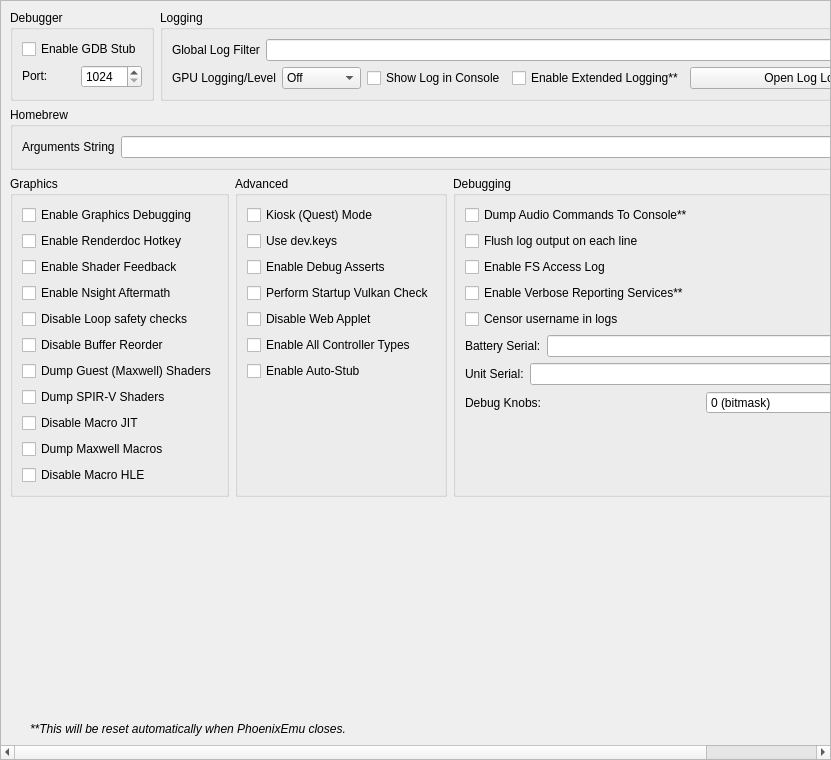
<?xml version="1.0" encoding="UTF-8"?>
<ui version="4.0">
 <class>ConfigureDebug</class>
 <widget class="QScrollArea" name="ConfigureDebug">
  <property name="geometry">
   <rect>
    <x>0</x>
    <y>0</y>
    <width>831</width>
    <height>760</height>
   </rect>
  </property>
  <property name="widgetResizable">
   <bool>true</bool>
  </property>
  <widget class="QWidget" name="widget">
   <property name="geometry">
    <rect>
     <x>0</x>
     <y>0</y>
     <width>829</width>
     <height>758</height>
    </rect>
   </property>
   <layout class="QVBoxLayout" name="verticalLayout_1">
    <item>
     <layout class="QHBoxLayout" name="horizontalLayout">
      <property name="topMargin">
       <number>0</number>
      </property>
      <item>
       <widget class="QGroupBox" name="groupBox">
        <property name="sizePolicy">
         <sizepolicy hsizetype="Preferred" vsizetype="Preferred">
          <horstretch>0</horstretch>
          <verstretch>0</verstretch>
         </sizepolicy>
        </property>
        <property name="title">
         <string>Debugger</string>
        </property>
        <property name="alignment">
         <set>Qt::AlignmentFlag::AlignLeading|Qt::AlignmentFlag::AlignLeft|Qt::AlignmentFlag::AlignTop</set>
        </property>
        <property name="flat">
         <bool>false</bool>
        </property>
        <property name="checkable">
         <bool>false</bool>
        </property>
        <layout class="QVBoxLayout" name="verticalLayout_3">
         <item>
          <widget class="QWidget" name="debug_widget" native="true">
           <property name="sizePolicy">
            <sizepolicy hsizetype="Preferred" vsizetype="Maximum">
             <horstretch>0</horstretch>
             <verstretch>0</verstretch>
            </sizepolicy>
           </property>
           <layout class="QVBoxLayout" name="verticalLayout">
            <property name="sizeConstraint">
             <enum>QLayout::SizeConstraint::SetDefaultConstraint</enum>
            </property>
            <property name="leftMargin">
             <number>0</number>
            </property>
            <property name="topMargin">
             <number>0</number>
            </property>
            <property name="rightMargin">
             <number>0</number>
            </property>
            <property name="bottomMargin">
             <number>0</number>
            </property>
            <item>
             <widget class="QCheckBox" name="toggle_gdbstub">
              <property name="sizePolicy">
               <sizepolicy hsizetype="Maximum" vsizetype="Maximum">
                <horstretch>0</horstretch>
                <verstretch>0</verstretch>
               </sizepolicy>
              </property>
              <property name="text">
               <string>Enable GDB Stub</string>
              </property>
             </widget>
            </item>
            <item>
             <widget class="QWidget" name="horizontalWidget_3" native="true">
              <property name="sizePolicy">
               <sizepolicy hsizetype="Preferred" vsizetype="Maximum">
                <horstretch>0</horstretch>
                <verstretch>0</verstretch>
               </sizepolicy>
              </property>
              <layout class="QHBoxLayout" name="horizontalLayout_3">
               <property name="leftMargin">
                <number>0</number>
               </property>
               <property name="topMargin">
                <number>0</number>
               </property>
               <property name="rightMargin">
                <number>0</number>
               </property>
               <property name="bottomMargin">
                <number>0</number>
               </property>
               <item>
                <widget class="QLabel" name="label_11">
                 <property name="sizePolicy">
                  <sizepolicy hsizetype="Minimum" vsizetype="Maximum">
                   <horstretch>0</horstretch>
                   <verstretch>0</verstretch>
                  </sizepolicy>
                 </property>
                 <property name="text">
                  <string>Port:</string>
                 </property>
                </widget>
               </item>
               <item>
                <widget class="QSpinBox" name="gdbport_spinbox">
                 <property name="sizePolicy">
                  <sizepolicy hsizetype="Preferred" vsizetype="Maximum">
                   <horstretch>0</horstretch>
                   <verstretch>0</verstretch>
                  </sizepolicy>
                 </property>
                 <property name="minimum">
                  <number>1024</number>
                 </property>
                 <property name="maximum">
                  <number>65535</number>
                 </property>
                </widget>
               </item>
              </layout>
             </widget>
            </item>
           </layout>
          </widget>
         </item>
        </layout>
       </widget>
      </item>
      <item>
       <widget class="QGroupBox" name="groupBox_2">
        <property name="sizePolicy">
         <sizepolicy hsizetype="Expanding" vsizetype="Preferred">
          <horstretch>0</horstretch>
          <verstretch>0</verstretch>
         </sizepolicy>
        </property>
        <property name="title">
         <string>Logging</string>
        </property>
        <layout class="QGridLayout" name="gridLayout_1">
         <item row="0" column="0" colspan="4">
          <widget class="QWidget" name="logging_widget" native="true">
           <property name="sizePolicy">
            <sizepolicy hsizetype="Preferred" vsizetype="Maximum">
             <horstretch>0</horstretch>
             <verstretch>0</verstretch>
            </sizepolicy>
           </property>
           <layout class="QHBoxLayout" name="horizontalLayout_1">
            <property name="leftMargin">
             <number>0</number>
            </property>
            <property name="topMargin">
             <number>0</number>
            </property>
            <property name="rightMargin">
             <number>0</number>
            </property>
            <property name="bottomMargin">
             <number>0</number>
            </property>
            <item>
             <widget class="QLabel" name="label_1">
              <property name="sizePolicy">
               <sizepolicy hsizetype="Preferred" vsizetype="Preferred">
                <horstretch>0</horstretch>
                <verstretch>0</verstretch>
               </sizepolicy>
              </property>
              <property name="text">
               <string>Global Log Filter</string>
              </property>
             </widget>
            </item>
            <item>
             <widget class="QLineEdit" name="log_filter_edit"/>
            </item>
           </layout>
          </widget>
         </item>
         <item row="1" column="0">
          <widget class="QWidget" name="gpu_log_level_widget" native="true">
           <property name="sizePolicy">
            <sizepolicy hsizetype="Preferred" vsizetype="Maximum">
             <horstretch>0</horstretch>
             <verstretch>0</verstretch>
            </sizepolicy>
           </property>
           <layout class="QHBoxLayout" name="gpu_log_level_layout">
            <property name="leftMargin">
             <number>0</number>
            </property>
            <property name="topMargin">
             <number>0</number>
            </property>
            <property name="rightMargin">
             <number>0</number>
            </property>
            <property name="bottomMargin">
             <number>0</number>
            </property>
            <item>
             <widget class="QLabel" name="gpu_log_level_label">
              <property name="text">
               <string>GPU Logging/Level</string>
              </property>
             </widget>
            </item>
            <item>
             <widget class="QComboBox" name="gpu_log_level">
              <property name="toolTip">
               <string>Detail level for GPU logs. Off disables logging entirely.</string>
              </property>
              <item>
               <property name="text">
                <string>Off</string>
               </property>
              </item>
              <item>
               <property name="text">
                <string>Errors</string>
               </property>
              </item>
              <item>
               <property name="text">
                <string>Standard</string>
               </property>
              </item>
              <item>
               <property name="text">
                <string>Verbose</string>
               </property>
              </item>
              <item>
               <property name="text">
                <string>All</string>
               </property>
              </item>
             </widget>
            </item>
           </layout>
          </widget>
         </item>
         <item row="1" column="1">
          <widget class="QCheckBox" name="toggle_console">
           <property name="text">
            <string>Show Log in Console</string>
           </property>
          </widget>
         </item>
         <item row="1" column="2">
          <widget class="QCheckBox" name="extended_logging">
           <property name="enabled">
            <bool>true</bool>
           </property>
           <property name="toolTip">
            <string>When checked, the max size of the log increases from 100 MB to 1 GB</string>
           </property>
           <property name="text">
            <string>Enable Extended Logging**</string>
           </property>
          </widget>
         </item>
         <item row="1" column="3">
          <widget class="QPushButton" name="open_log_button">
           <property name="sizePolicy">
            <sizepolicy hsizetype="Expanding" vsizetype="Maximum">
             <horstretch>1</horstretch>
             <verstretch>0</verstretch>
            </sizepolicy>
           </property>
           <property name="minimumSize">
            <size>
             <width>250</width>
             <height>0</height>
            </size>
           </property>
           <property name="text">
            <string>Open Log Location</string>
           </property>
          </widget>
         </item>
        </layout>
       </widget>
      </item>
     </layout>
    </item>
    <item>
     <widget class="QGroupBox" name="groupBox_3">
      <property name="title">
       <string>Homebrew</string>
      </property>
      <layout class="QVBoxLayout" name="verticalLayout_5">
       <item>
        <layout class="QHBoxLayout" name="horizontalLayout_4">
         <item>
          <widget class="QLabel" name="label_3">
           <property name="text">
            <string>Arguments String</string>
           </property>
          </widget>
         </item>
         <item>
          <widget class="QLineEdit" name="homebrew_args_edit"/>
         </item>
        </layout>
       </item>
      </layout>
     </widget>
    </item>
    <item>
     <layout class="QHBoxLayout" name="horizontalLayout_2">
      <item>
       <widget class="QGroupBox" name="groupBox_4">
        <property name="title">
         <string>Graphics</string>
        </property>
        <layout class="QGridLayout" name="gridLayout_2">
         <item row="4" column="0">
          <widget class="QCheckBox" name="disable_loop_safety_checks">
           <property name="toolTip">
            <string>When checked, it executes shaders without loop logic changes</string>
           </property>
           <property name="text">
            <string>Disable Loop safety checks</string>
           </property>
          </widget>
         </item>
         <item row="9" column="0">
          <widget class="QCheckBox" name="dump_macros">
           <property name="enabled">
            <bool>true</bool>
           </property>
           <property name="toolTip">
            <string>When checked, it will dump all the macro programs of the GPU</string>
           </property>
           <property name="text">
            <string>Dump Maxwell Macros</string>
           </property>
          </widget>
         </item>
         <item row="3" column="0">
          <widget class="QCheckBox" name="enable_nsight_aftermath">
           <property name="toolTip">
            <string>When checked, it enables Nsight Aftermath crash dumps</string>
           </property>
           <property name="text">
            <string>Enable Nsight Aftermath</string>
           </property>
          </widget>
         </item>
         <item row="6" column="0">
          <widget class="QCheckBox" name="dump_guest_shaders">
           <property name="enabled">
            <bool>true</bool>
           </property>
           <property name="toolTip">
            <string>When checked, it will dump original Maxwell guest shader bytecode (the input to the recompiler) as .ash files under DumpDir/shaders/. Useful for inspection with nvdisasm.</string>
           </property>
           <property name="text">
            <string>Dump Guest (Maxwell) Shaders</string>
           </property>
          </widget>
         </item>
         <item row="1" column="0">
          <widget class="QCheckBox" name="enable_renderdoc_hotkey">
           <property name="text">
            <string>Enable Renderdoc Hotkey</string>
           </property>
          </widget>
         </item>
         <item row="8" column="0">
          <widget class="QCheckBox" name="disable_macro_jit">
           <property name="enabled">
            <bool>true</bool>
           </property>
           <property name="toolTip">
            <string>When checked, it disables the macro Just In Time compiler. Enabling this makes games run slower</string>
           </property>
           <property name="text">
            <string>Disable Macro JIT</string>
           </property>
          </widget>
         </item>
         <item row="10" column="0">
          <widget class="QCheckBox" name="disable_macro_hle">
           <property name="enabled">
            <bool>true</bool>
           </property>
           <property name="toolTip">
            <string>When checked, it disables the macro HLE functions. Enabling this makes games run slower</string>
           </property>
           <property name="text">
            <string>Disable Macro HLE</string>
           </property>
          </widget>
         </item>
         <item row="0" column="0">
          <widget class="QCheckBox" name="enable_graphics_debugging">
           <property name="enabled">
            <bool>true</bool>
           </property>
           <property name="toolTip">
            <string>When checked, the graphics API enters a slower debugging mode</string>
           </property>
           <property name="text">
            <string>Enable Graphics Debugging</string>
           </property>
          </widget>
         </item>
         <item row="11" column="0">
          <spacer name="verticalSpacer_5">
           <property name="orientation">
            <enum>Qt::Orientation::Vertical</enum>
           </property>
           <property name="sizeType">
            <enum>QSizePolicy::Policy::Preferred</enum>
           </property>
           <property name="sizeHint" stdset="0">
            <size>
             <width>20</width>
             <height>0</height>
            </size>
           </property>
          </spacer>
         </item>
         <item row="2" column="0">
          <widget class="QCheckBox" name="enable_shader_feedback">
           <property name="toolTip">
            <string>When checked, PhoenixEmu will log statistics about the compiled pipeline cache</string>
           </property>
           <property name="text">
            <string>Enable Shader Feedback</string>
           </property>
          </widget>
         </item>
         <item row="5" column="0">
          <widget class="QCheckBox" name="disable_buffer_reorder">
           <property name="toolTip">
            <string>&lt;html&gt;&lt;head/&gt;&lt;body&gt;&lt;p&gt;When checked, disables reordering of mapped memory uploads which allows to associate uploads with specific draws. May reduce performance in some cases.&lt;/p&gt;&lt;/body&gt;&lt;/html&gt;</string>
           </property>
           <property name="text">
            <string>Disable Buffer Reorder</string>
           </property>
          </widget>
         </item>
         <item row="7" column="0">
          <widget class="QCheckBox" name="gpu_log_shader_dumps">
           <property name="toolTip">
            <string>When checked, it will dump the recompiler's output SPIR-V binaries (.spv) under LogDir/shaders/. Inspect via SPIRV-Tools (spirv-dis / spirv-cross / spirv-val) or RenderDoc.</string>
           </property>
           <property name="text">
            <string>Dump SPIR-V Shaders</string>
           </property>
          </widget>
         </item>
        </layout>
       </widget>
      </item>
      <item>
       <widget class="QGroupBox" name="groupBox_6">
        <property name="title">
         <string>Advanced</string>
        </property>
        <layout class="QGridLayout" name="gridLayout_4">
         <item row="3" column="0">
          <widget class="QCheckBox" name="perform_vulkan_check">
           <property name="toolTip">
            <string>Enables PhoenixEmu to check for a working Vulkan environment when the program starts up. Disable this if this is causing issues with external programs seeing PhoenixEmu.</string>
           </property>
           <property name="text">
            <string>Perform Startup Vulkan Check</string>
           </property>
          </widget>
         </item>
         <item row="4" column="0">
          <widget class="QCheckBox" name="disable_web_applet">
           <property name="text">
            <string>Disable Web Applet</string>
           </property>
          </widget>
         </item>
         <item row="5" column="0">
          <widget class="QCheckBox" name="enable_all_controllers">
           <property name="text">
            <string>Enable All Controller Types</string>
           </property>
          </widget>
         </item>
         <item row="6" column="0">
          <widget class="QCheckBox" name="use_auto_stub">
           <property name="text">
            <string>Enable Auto-Stub</string>
           </property>
          </widget>
         </item>
         <item row="0" column="0">
          <widget class="QCheckBox" name="quest_flag">
           <property name="text">
            <string>Kiosk (Quest) Mode</string>
           </property>
          </widget>
         </item>
         <item row="1" column="0">
          <widget class="QCheckBox" name="use_dev_keys">
           <property name="text">
            <string>Use dev.keys</string>
           </property>
          </widget>
         </item>
         <item row="2" column="0">
          <widget class="QCheckBox" name="use_debug_asserts">
           <property name="text">
            <string>Enable Debug Asserts</string>
           </property>
          </widget>
         </item>
         <item row="7" column="0">
          <spacer name="verticalSpacer_4">
           <property name="orientation">
            <enum>Qt::Orientation::Vertical</enum>
           </property>
           <property name="sizeType">
            <enum>QSizePolicy::Policy::Expanding</enum>
           </property>
           <property name="sizeHint" stdset="0">
            <size>
             <width>20</width>
             <height>0</height>
            </size>
           </property>
          </spacer>
         </item>
        </layout>
       </widget>
      </item>
      <item>
       <widget class="QGroupBox" name="groupBox_5">
        <property name="title">
         <string>Debugging</string>
        </property>
        <layout class="QGridLayout" name="gridLayout_3">
         <item row="6" column="0">
          <widget class="QWidget" name="serial_battery_widget" native="true">
           <property name="sizePolicy">
            <sizepolicy hsizetype="Preferred" vsizetype="Maximum">
             <horstretch>0</horstretch>
             <verstretch>0</verstretch>
            </sizepolicy>
           </property>
           <layout class="QHBoxLayout" name="horizontalLayout_11">
            <property name="leftMargin">
             <number>0</number>
            </property>
            <property name="topMargin">
             <number>0</number>
            </property>
            <property name="rightMargin">
             <number>0</number>
            </property>
            <property name="bottomMargin">
             <number>0</number>
            </property>
            <item>
             <widget class="QLabel" name="label_12">
              <property name="sizePolicy">
               <sizepolicy hsizetype="Preferred" vsizetype="Preferred">
                <horstretch>0</horstretch>
                <verstretch>0</verstretch>
               </sizepolicy>
              </property>
              <property name="text">
               <string>Battery Serial:</string>
              </property>
             </widget>
            </item>
            <item>
             <widget class="QLineEdit" name="serial_battery_edit"/>
            </item>
           </layout>
          </widget>
         </item>
         <item row="8" column="0">
          <widget class="QWidget" name="debug_knobs_widget" native="true">
           <property name="sizePolicy">
            <sizepolicy hsizetype="Preferred" vsizetype="Maximum">
             <horstretch>0</horstretch>
             <verstretch>0</verstretch>
            </sizepolicy>
           </property>
           <layout class="QHBoxLayout" name="horizontalLayout_debug_knobs">
            <property name="leftMargin">
             <number>0</number>
            </property>
            <property name="topMargin">
             <number>0</number>
            </property>
            <property name="rightMargin">
             <number>0</number>
            </property>
            <property name="bottomMargin">
             <number>0</number>
            </property>
            <item>
             <widget class="QLabel" name="label_debug_knobs">
              <property name="sizePolicy">
               <sizepolicy hsizetype="Preferred" vsizetype="Preferred">
                <horstretch>0</horstretch>
                <verstretch>0</verstretch>
               </sizepolicy>
              </property>
              <property name="text">
               <string>Debug Knobs:</string>
              </property>
             </widget>
            </item>
            <item>
             <widget class="QSpinBox" name="debug_knobs_spinbox">
              <property name="minimum">
               <number>0</number>
              </property>
              <property name="maximum">
               <number>65535</number>
              </property>
              <property name="toolTip">
               <string>Bitmask for quick development toggles</string>
              </property>
              <property name="statusTip">
               <string>Set debug knobs (bitmask)</string>
              </property>
              <property name="whatsThis">
               <string>16-bit debug knob set for quick development toggles</string>
              </property>
              <property name="suffix">
               <string> (bitmask)</string>
              </property>
             </widget>
            </item>
           </layout>
          </widget>
         </item>
         <item row="7" column="0">
          <widget class="QWidget" name="serial_board_widget" native="true">
           <property name="sizePolicy">
            <sizepolicy hsizetype="Preferred" vsizetype="Maximum">
             <horstretch>0</horstretch>
             <verstretch>0</verstretch>
            </sizepolicy>
           </property>
           <layout class="QHBoxLayout" name="horizontalLayout_12">
            <property name="leftMargin">
             <number>0</number>
            </property>
            <property name="topMargin">
             <number>0</number>
            </property>
            <property name="rightMargin">
             <number>0</number>
            </property>
            <property name="bottomMargin">
             <number>0</number>
            </property>
            <item>
             <widget class="QLabel" name="label_13">
              <property name="sizePolicy">
               <sizepolicy hsizetype="Preferred" vsizetype="Preferred">
                <horstretch>0</horstretch>
                <verstretch>0</verstretch>
               </sizepolicy>
              </property>
              <property name="text">
               <string>Unit Serial:</string>
              </property>
             </widget>
            </item>
            <item>
             <widget class="QLineEdit" name="serial_board_edit"/>
            </item>
           </layout>
          </widget>
         </item>
         <item row="20" column="0">
          <spacer name="verticalSpacer_3">
           <property name="orientation">
            <enum>Qt::Orientation::Vertical</enum>
           </property>
           <property name="sizeType">
            <enum>QSizePolicy::Policy::Expanding</enum>
           </property>
           <property name="sizeHint" stdset="0">
            <size>
             <width>20</width>
             <height>0</height>
            </size>
           </property>
          </spacer>
         </item>
         <item row="1" column="0">
          <widget class="QCheckBox" name="dump_audio_commands">
           <property name="toolTip">
            <string>Enable this to output the latest generated audio command list to the console. Only affects games using the audio renderer.</string>
           </property>
           <property name="text">
            <string>Dump Audio Commands To Console**</string>
           </property>
          </widget>
         </item>
         <item row="2" column="0">
          <widget class="QCheckBox" name="flush_line">
           <property name="text">
            <string>Flush log output on each line</string>
           </property>
          </widget>
         </item>
         <item row="3" column="0">
          <widget class="QCheckBox" name="fs_access_log">
           <property name="text">
            <string>Enable FS Access Log</string>
           </property>
          </widget>
         </item>
         <item row="4" column="0">
          <widget class="QCheckBox" name="reporting_services">
           <property name="text">
            <string>Enable Verbose Reporting Services**</string>
           </property>
          </widget>
         </item>
         <item row="5" column="0">
          <widget class="QCheckBox" name="censor_username">
           <property name="text">
            <string>Censor username in logs</string>
           </property>
          </widget>
         </item>
        </layout>
       </widget>
      </item>
     </layout>
    </item>
    <item>
     <spacer name="verticalSpacer">
      <property name="orientation">
       <enum>Qt::Orientation::Vertical</enum>
      </property>
      <property name="sizeHint" stdset="0">
       <size>
        <width>20</width>
        <height>0</height>
       </size>
      </property>
     </spacer>
    </item>
    <item>
     <widget class="QLabel" name="label_5">
      <property name="sizePolicy">
       <sizepolicy hsizetype="Expanding" vsizetype="Preferred">
        <horstretch>0</horstretch>
        <verstretch>0</verstretch>
       </sizepolicy>
      </property>
      <property name="font">
       <font>
        <italic>true</italic>
       </font>
      </property>
      <property name="text">
    <string>**This will be reset automatically when PhoenixEmu closes.</string>
      </property>
      <property name="indent">
       <number>20</number>
      </property>
     </widget>
    </item>
   </layout>
  </widget>
 </widget>
 <tabstops>
  <tabstop>log_filter_edit</tabstop>
  <tabstop>toggle_console</tabstop>
  <tabstop>extended_logging</tabstop>
  <tabstop>open_log_button</tabstop>
  <tabstop>homebrew_args_edit</tabstop>
  <tabstop>enable_graphics_debugging</tabstop>
  <tabstop>enable_shader_feedback</tabstop>
  <tabstop>enable_nsight_aftermath</tabstop>
  <tabstop>fs_access_log</tabstop>
  <tabstop>reporting_services</tabstop>
  <tabstop>quest_flag</tabstop>
  <tabstop>use_debug_asserts</tabstop>
 </tabstops>
 <resources/>
 <connections/>
</ui>
